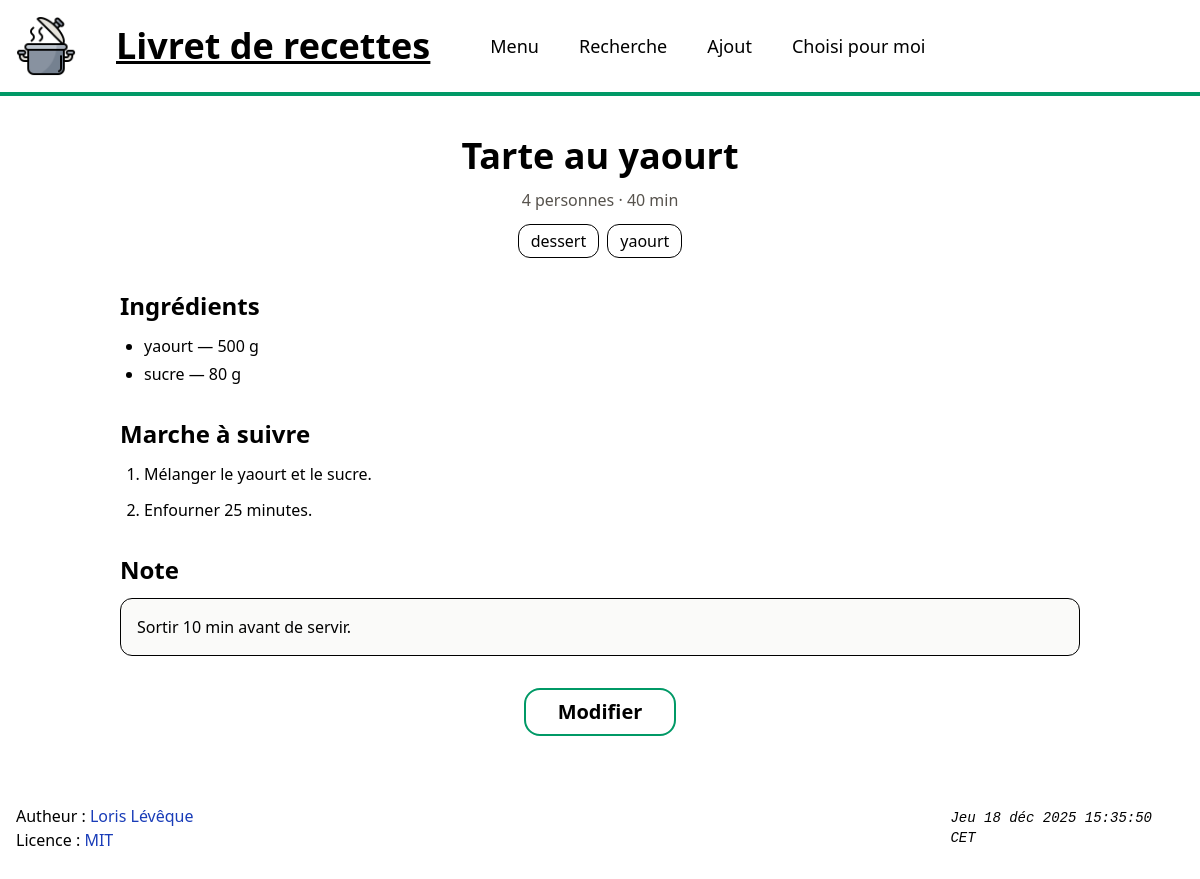
/recipe.php?id=1, run on the app's committed database.
### tables this page shows
CREATE TABLE recipes (
        id INTEGER PRIMARY KEY AUTOINCREMENT,
        title TEXT NOT NULL CHECK (length(title) > 0),
        people INTEGER NOT NULL DEFAULT 0 CHECK (people >= 0),
        steps TEXT NOT NULL DEFAULT '',
        image_path TEXT,
        duration INTEGER NOT NULL DEFAULT 0 CHECK (duration >= 0),
        note TEXT NOT NULL DEFAULT '',
        created_at TEXT NOT NULL DEFAULT (datetime('now', 'localtime')),
        modified_at TEXT NOT NULL DEFAULT (datetime('now', 'localtime'))
);

### src/bootstrap.php (called while the page is built, shortened)
<?php
$config = require dirname(__DIR__) . '/config/config.php';
require_once __DIR__ . '/helpers.php';
require_once __DIR__ . '/Unit.php';
require_once __DIR__ . '/Database.php';
require_once __DIR__ . '/Recipe.php';
require_once __DIR__ . '/RecipeRepository.php';
function recipes(): RecipeRepository
{
    static $repository = null;
    if ($repository === null) {
        $repository = new RecipeRepository(Database::pdo());
    }
    return $repository;
}
function render(string $view, array $data = []): void
{
    $viewFile = dirname(__DIR__) . '/templates/' . $view . '.php';
    extract($data, EXTR_SKIP);
    require $viewFile;
    require dirname(__DIR__) . '/templates/layout.php';
}

### public/recipe.php (called while the page is built, shortened)
<?php
require dirname(__DIR__) . '/src/bootstrap.php';
$id = (int) ($_GET['id'] ?? 0);
$recipe = $id > 0 ? recipes()->findById($id) : null;
render('recipe', [
    'title' => $recipe->title,
    'recipe' => $recipe,
]);

### config/config.php (called while the page is built)
<?php
return [
    'app' => [
        'name' => 'Livret de recettes',
        'base_path' => '',
    ],
    'db' => [
        'dsn' => 'sqlite:' . dirname(__DIR__) . '/data/cookbook.sqlite',
    ],
    'uploads' => [
        'dir' => dirname(__DIR__) . '/public/uploads/recipes',
        'url' => 'uploads/recipes',
        'max_bytes' => 2 * 1024 * 1024,
    ],
];

### src/Database.php (called while the page is built, shortened)
<?php
final class Database
{
    private static ?PDO $pdo = null;
    public static function pdo(): PDO
    {
        global $config;
        $dsn = (string) $config['db']['dsn'];
        if (str_starts_with($dsn, 'sqlite:')) {
            $path = substr($dsn, strlen('sqlite:'));
            $dir = dirname($path);
        }
        self::$pdo = new PDO($dsn, null, null, [
            PDO::ATTR_ERRMODE => PDO::ERRMODE_EXCEPTION,
            PDO::ATTR_DEFAULT_FETCH_MODE => PDO::FETCH_ASSOC,
            PDO::ATTR_EMULATE_PREPARES => false,
        ]);
        self::$pdo->exec('PRAGMA foreign_keys = ON');
        self::migrate(self::$pdo);
        return self::$pdo;
    }
    private static function migrate(PDO $pdo): void
    {
        $file = __DIR__ . '/schema.sql';
        $sql = (string) file_get_contents($file);
        $sql = preg_replace('/--.*$/m', '', $sql) ?? $sql;
        foreach (array_filter(array_map('trim', explode(';', $sql))) as $statement) {
            $pdo->exec($statement);
        }
        $columns = $pdo->query('PRAGMA table_info(recipes)')->fetchAll();
        $names = array_column($columns, 'name');
    }
}

### src/RecipeRepository.php (called while the page is built, shortened)
<?php
final class RecipeRepository
{
    public function findById(int $id): ?Recipe
    {
        $row = $this->run('SELECT * FROM recipes WHERE id = :id', ['id' => $id])->fetch();
        return $row ? $this->hydrate($row) : null;
    }
    private function hydrate(array $row): Recipe
    {
        $id = (int) $row['id'];
        $ingredients = [];
        foreach ($this->run(
            'SELECT name, quantity, unit_id
             FROM ingredients
             WHERE recipe_id = :id
             ORDER BY position, id',
            ['id' => $id]
        )->fetchAll() as $ingredient) {
            $ingredients[] = [
                'name' => (string) $ingredient['name'],
                'quantity' => (float) $ingredient['quantity'],
                'unit_id' => (int) $ingredient['unit_id'],
            ];
        }
        $tags = array_map(
            static fn (array $t): string => (string) $t['name'],
            $this->run(
                'SELECT t.name
                 FROM tags t
                 INNER JOIN recipe_tags rt ON rt.tag_id = t.id
                 WHERE rt.recipe_id = :id
                 ORDER BY t.name COLLATE NOCASE',
                ['id' => $id]
            )->fetchAll()
        );
        return new Recipe(
            title: (string) $row['title'],
            people: (int) $row['people'],
            tags: $tags,
            ingredients: $ingredients,
            steps: Recipe::stepsFromStorage((string) $row['steps']),
            duration: (int) $row['duration'],
            note: (string) $row['note'],
            imagePath: $row['image_path'] !== null ? (string) $row['image_path'] : null,
            id: $id,
            createdAt: (string) ($row['created_at'] ?? ''),
            modifiedAt: (string) ($row['modified_at'] ?? ''),
        );
    }
    private function run(string $sql, array $params = []): PDOStatement
    {
        $stmt = $this->pdo->prepare($sql);
        foreach ($params as $name => $value) {
            $placeholder = str_starts_with((string) $name, ':') ? (string) $name : ':' . $name;
            if (is_int($value)) {
                $stmt->bindValue($placeholder, $value, PDO::PARAM_INT);
            } elseif ($value === null) {
                $stmt->bindValue($placeholder, null, PDO::PARAM_NULL);
            } else {
                $stmt->bindValue($placeholder, $value, PDO::PARAM_STR);
            }
        }
        $stmt->execute();
        return $stmt;
    }
}

### src/Recipe.php (called while the page is built, shortened)
<?php
final class Recipe
{
    public static function stepsFromStorage(string $stored): array
    {
        return explode(self::STEP_SEPARATOR, $stored);
    }
}

### src/helpers.php (called while the page is built, shortened)
<?php
function e(?string $value): string
{
    return htmlspecialchars((string) $value, ENT_QUOTES | ENT_SUBSTITUTE, 'UTF-8');
}
function url(string $path): string
{
    global $config;
    $base = rtrim((string) ($config['app']['base_path'] ?? ''), '/');
    $path = ltrim($path, '/');
    return ($base === '' ? '' : $base) . '/' . $path;
}
function format_quantity(float $quantity): string
{
    if (fmod($quantity, 1.0) === 0.0) {
        return (string) (int) $quantity;
    }
    return rtrim(rtrim(number_format($quantity, 2, ',', ' '), '0'), ',');
}
function format_ingredient(array $ingredient): string
{
    $name = $ingredient['name'];
    $quantity = (float) $ingredient['quantity'];
    return $name . ' — ' . format_quantity($quantity) . ' ' . Unit::code((int) $ingredient['unit_id']);
}

### src/Unit.php (called while the page is built, shortened)
<?php
final class Unit
{
    public static function code(int $id): string
    {
        return self::CODES[$id] ?? self::CODES[self::G];
    }
}

### templates/recipe.php (the view, shortened to what this page needs)
<article class="w-8/10 py-8 flex flex-col gap-8">
        <header class="flex flex-col items-center gap-3 text-center">
                <h2 class="text-4xl font-bold"><?= e($recipe->title) ?></h2>
                <p class="text-stone-600">
                        <?php if ($recipe->people > 0): ?>
                        <?= $recipe->people === 1 ? '1 personne' : e((string) $recipe->people) . ' personnes' ?>
                        <?php endif; ?>
                        <?php if ($recipe->people > 0 && $recipe->duration > 0): ?> · <?php endif; ?>
                        <?php if ($recipe->duration > 0): ?>
                        <?= e((string) $recipe->duration) ?> min
                        <?php endif; ?>
                </p>
                <?php if ($recipe->tags !== []): ?>
                <div class="flex flex-wrap justify-center gap-2">
                        <?php foreach ($recipe->tags as $tag): ?>
                        <a href="<?= e(url('search.php?q=' . rawurlencode($tag) . '&by=tag')) ?>" class="border rounded-xl px-3 py-1 hover:bg-emerald-50"><?= e($tag) ?></a>
                        <?php endforeach; ?>
                </div>
                <?php endif; ?>
        </header>
        <section>
                <h3 class="text-2xl font-semibold mb-3">Ingrédients</h3>
                <?php if ($recipe->ingredients === []): ?>
                <p class="text-stone-500">Aucun ingrédient.</p>
                <?php else: ?>
                <ul class="list-disc pl-6 flex flex-col gap-1">
                        <?php foreach ($recipe->ingredients as $ingredient): ?>
                        <li><?= e(format_ingredient($ingredient)) ?></li>
                        <?php endforeach; ?>
                </ul>
                <?php endif; ?>
        </section>
        <section>
                <h3 class="text-2xl font-semibold mb-3">Marche à suivre</h3>
                <?php if ($recipe->steps === []): ?>
                <p class="text-stone-500">Aucune étape.</p>
                <?php else: ?>
                <ol class="list-decimal pl-6 flex flex-col gap-3">
                        <?php foreach ($recipe->steps as $step): ?>
                        <li class="whitespace-pre-wrap"><?= e($step) ?></li>
                        <?php endforeach; ?>
                </ol>
                <?php endif; ?>
        </section>
        <?php if ($recipe->note !== ''): ?>
        <section>
                <h3 class="text-2xl font-semibold mb-3">Note</h3>
                <p class="whitespace-pre-wrap border rounded-xl p-4 bg-stone-50"><?= e($recipe->note) ?></p>
        </section>
        <?php endif; ?>
        <p class="text-center">
                <a href="<?= e(url('edit_recipe.php?id=' . $recipe->id)) ?>" class="inline-block rounded-2xl border-2 border-emerald-600 px-8 py-2 text-xl font-bold hover:bg-emerald-600 hover:text-white">Modifier</a>
        </p>
</article>

### data on the page
recipes: title "Tarte au yaourt", people "4", duration "40", note "Sortir 10 min avant de servir."

### other printed values
$tag "dessert"
$tag "yaourt"
format_ingredient($ingredient) "yaourt — 500 g"
format_ingredient($ingredient) "sucre — 80 g"
$step "Mélanger le yaourt et le sucre."
$step "Enfourner 25 minutes."
last_update_date() "Jeu 18 déc 2025 15:35:50 CET"
